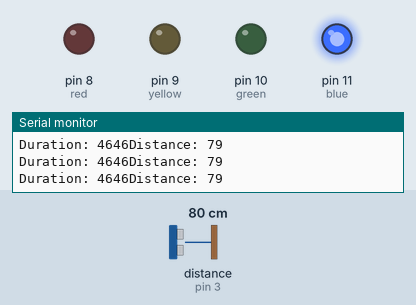
This sketch was run on a simulated Arduino Uno, built with avr-gcc and run on an emulated ATmega328P. Parts: output pins drawn as LEDs (lit = HIGH), the last lines printed to the serial monitor. Wiring (inferred from the names in the program): ultrasonic range finder: trigger pin 2; echo pin 3. The test bench sets the inputs (shaded band); at power-on: distance to the obstacle (sensor on pin 3) 80 cm. The echo pulse lasts 58.3 µs per cm; pins used as bus, display or sensor lines are not drawn.

Above: at 1.3 s.
1.4 s: distance to the obstacle (sensor on pin 3) set to 45 cm
2.9 s: distance to the obstacle (sensor on pin 3) set to 36 cm
At 4.2 s:
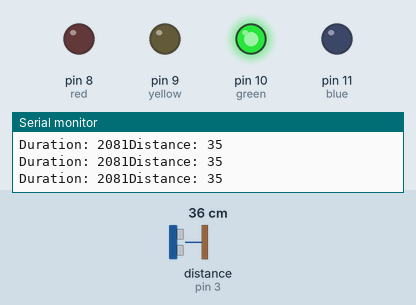
4.5 s: distance to the obstacle (sensor on pin 3) set to 22 cm
7.5 s: distance to the obstacle (sensor on pin 3) set to 19 cm
At 8.7 s:
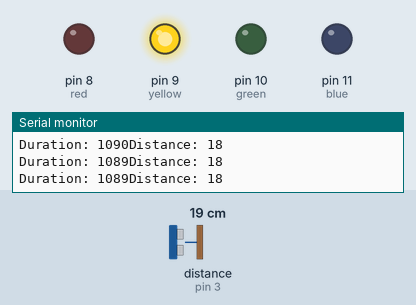
9.0 s: distance to the obstacle (sensor on pin 3) set to 2 cm
At 10.2 s:
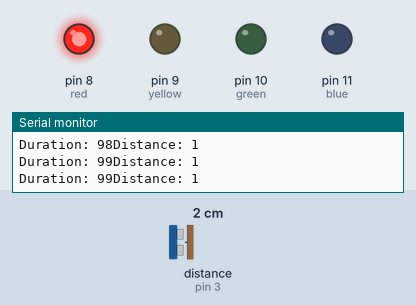
10.5 s: distance to the obstacle (sensor on pin 3) set to 18 cm
At 11.7 s:
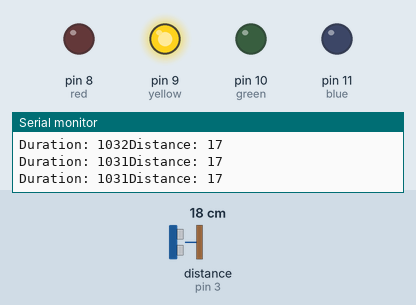
Timing chart, 0 to 13.0 s (numbered marks = the images above; inputs shaded):
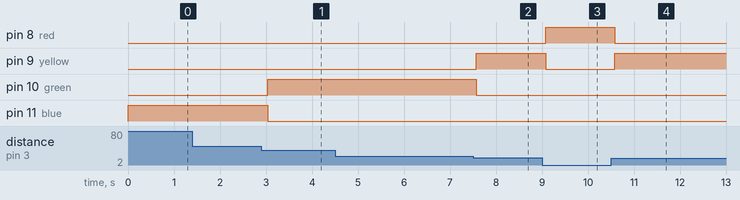

The sketch:

ultrasonic_test.ino
```cpp
int trigPin = 2;
int echoPin = 3;
int red = 8;
int yellow = 9;
int green = 10;
int blue = 11;


void setup() {
  // put your setup code here, to run once:
  pinMode(trigPin, OUTPUT);
  pinMode(red, OUTPUT);
  pinMode(yellow, OUTPUT);
  pinMode(green, OUTPUT);
  pinMode(blue, OUTPUT);
  Serial.begin(9600);
}

void loop() {
  // get reading from ultrasonic device
  digitalWrite(trigPin, LOW);
  delay(1);
  digitalWrite(trigPin, HIGH);
  delayMicroseconds(10);
  digitalWrite(trigPin, LOW);
  // calculate approximate distance
  long duration = pulseIn(echoPin, HIGH);
  Serial.print("Duration: ");
  Serial.print(duration);
  long distance = (duration / 2) / 29.1;

  // reset lights
  digitalWrite(red, LOW);
  digitalWrite(yellow, LOW);
  digitalWrite(green, LOW);
  digitalWrite(blue, LOW);

  // trigger lights
  if (distance < 10) {
    digitalWrite(red, HIGH);
  } else if (distance < 20) {
    digitalWrite(yellow, HIGH);
  } else if (distance < 40) {
    digitalWrite(green, HIGH);
  } else {
    digitalWrite(blue, HIGH);
  }
  Serial.print("Distance: ");
  Serial.println(distance);

  delay(500);
}
```

Measured:
- the behaviour switches between 41 and 40 cm on distance to the obstacle (sensor on pin 3) (found by bisection; images 0 and 1)
- the behaviour switches between 21 and 20 cm on distance to the obstacle (sensor on pin 3) (found by bisection; images 1 and 2)
- after the input at 2.9 s, pin 10 (green): LOW → HIGH after 0.14 s; pin 11 (blue): HIGH → LOW after 0.14 s
- after the input at 7.5 s, pin 9 (yellow): LOW → HIGH after 0.07 s; pin 10 (green): HIGH → LOW after 0.07 s
- after the input at 9.0 s, pin 8 (red): LOW → HIGH after 0.08 s; pin 9 (yellow): HIGH → LOW after 0.08 s
- after the input at 10.5 s, pin 8 (red): HIGH → LOW after 0.09 s; pin 9 (yellow): LOW → HIGH after 0.09 s
